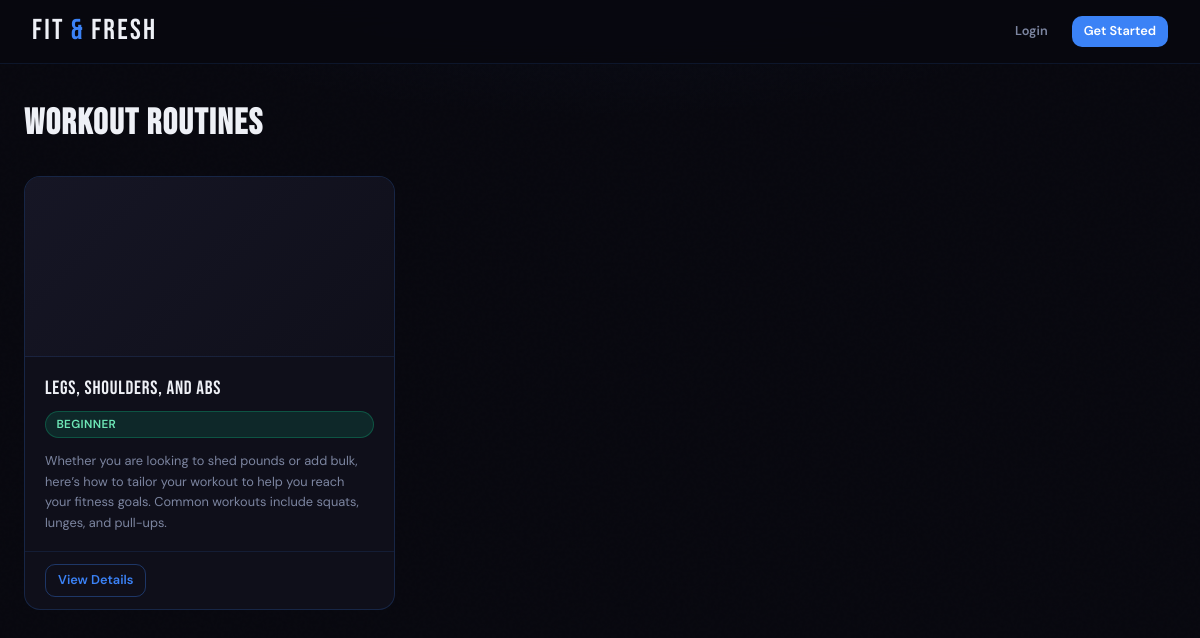
/workout-routines, run on an earlier commit of the app's database.
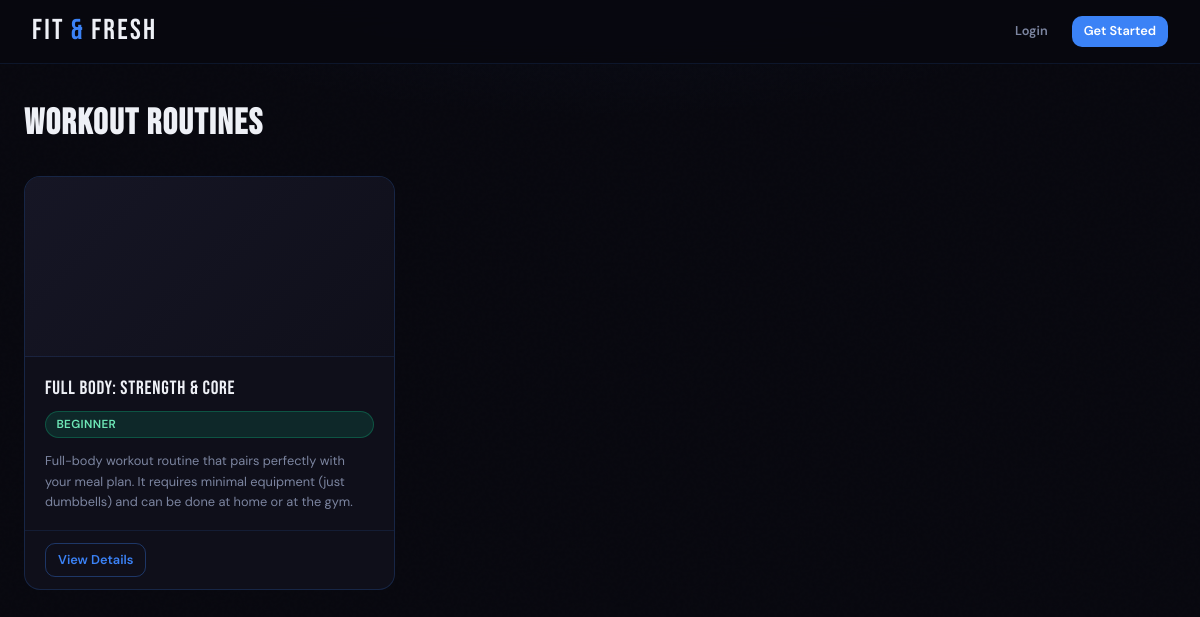
And on a later commit of the database.
### tables this page shows
CREATE TABLE workout_routine (id INTEGER PRIMARY KEY AUTOINCREMENT, name TEXT NOT NULL, description TEXT NOT NULL, difficulty TEXT, exercises_list TEXT NOT NULL, trainer_id INTEGER NOT NULL, FOREIGN KEY (trainer_id) REFERENCES user(id));

### App.py (the view)
@app.route("/workout-routines")
def workout_routines():
    conn = get_db()
    all_workout_routines = conn.execute("SELECT * FROM workout_routine").fetchall()
    conn.close()
    return render_template("workout_routines.html", routines = all_workout_routines)

### DB_Models.py (called while the page is built)
def get_db():
    os.makedirs(os.path.dirname(DB_PATH), exist_ok = True) #Creates the instance folder if it doesn't exist
    conn = sqlite3.connect(DB_PATH) #Connects to the database file
    conn.row_factory = sqlite3.Row #Allows columns to be accessed by name instead of index
    conn.execute("PRAGMA foreign_keys = ON") #Enforces foreign key constraints
    return conn

### templates/workout_routines.html (shortened to what this page needs)
{% extends "base.html" %}
{% block content %}
<div class="page">
    <div class="page-header">
        <h2>Workout Routines</h2>
    </div>
    {% if routines %}
    <div class="grid-3">
        {% for routine in routines %}
        <div class="content-card">
            <div class="content-card-img-placeholder">
            </div>
            <div class="content-card-body">
                <div class="content-card-title">{{ routine.name }}</div>
                {% if routine.difficulty == "Beginner" %}
                    <span class="badge badge-beginner">{{ routine.difficulty }}</span>
                {% elif routine.difficulty == "Intermediate" %}
                    <span class="badge badge-intermediate">{{ routine.difficulty }}</span>
                {% else %}
                    <span class="badge badge-advanced">{{ routine.difficulty }}</span>
                {% endif %}
                <p class="content-card-meta" style="margin-top:0.4rem;">{{ routine.description }}</p>
            </div>
            <div class="content-card-footer">
                <a href="{{ url_for('routine_detail', routine_id=routine.id) }}" class="btn btn-outline btn-sm">View Details</a>
            </div>
        </div>
        {% endfor %}
    </div>
    {% endif %}
</div>
{% endblock %}

What changed in the data, as far as the page shows it:
changed workout_routine "BEGINNER": name "Legs, shoulders, and abs" → "Full Body: Strength & Core"; description "Whether you are looking to shed pounds or add bulk, here’s how to tailor your workout to help you reach your fitness goals. Common workouts include squats, lunges, and pull-ups." → "Full-body workout routine that pairs perfectly with your meal plan. It requires minimal equipment (just dumbbells) and can be done at home or at the gym."
